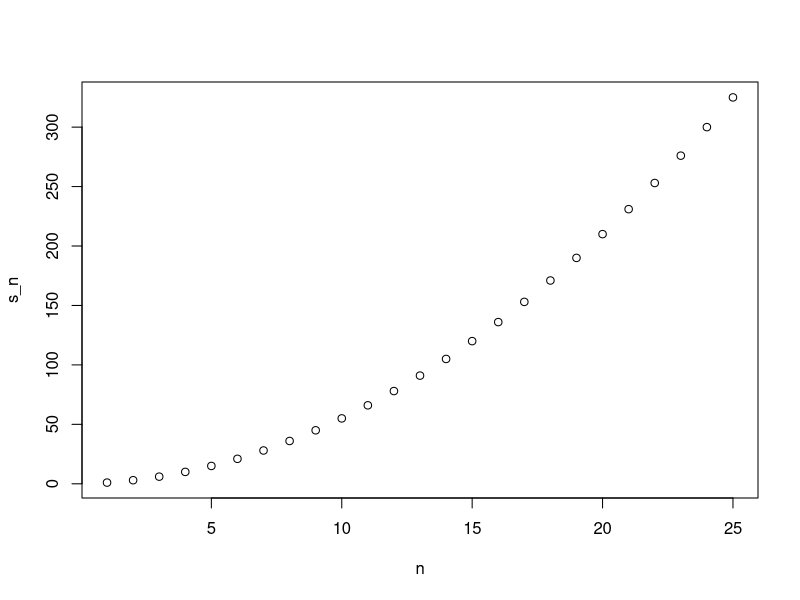
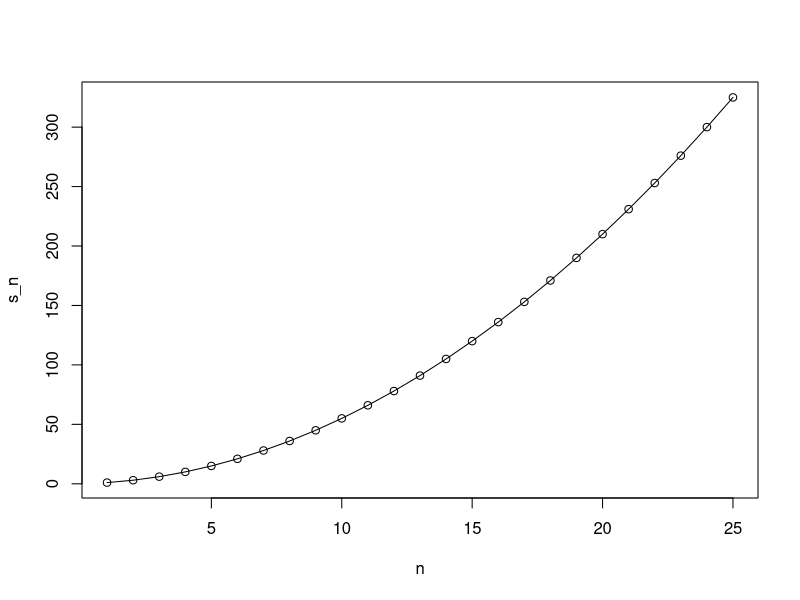
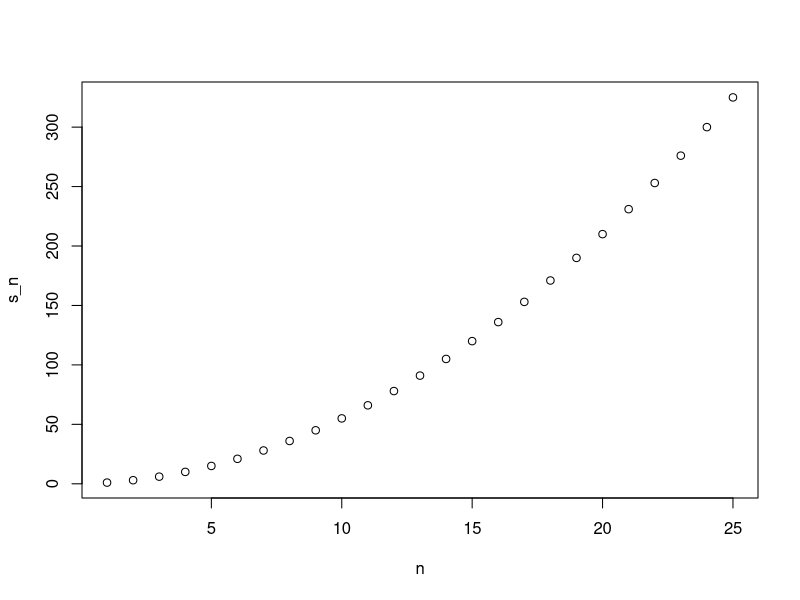
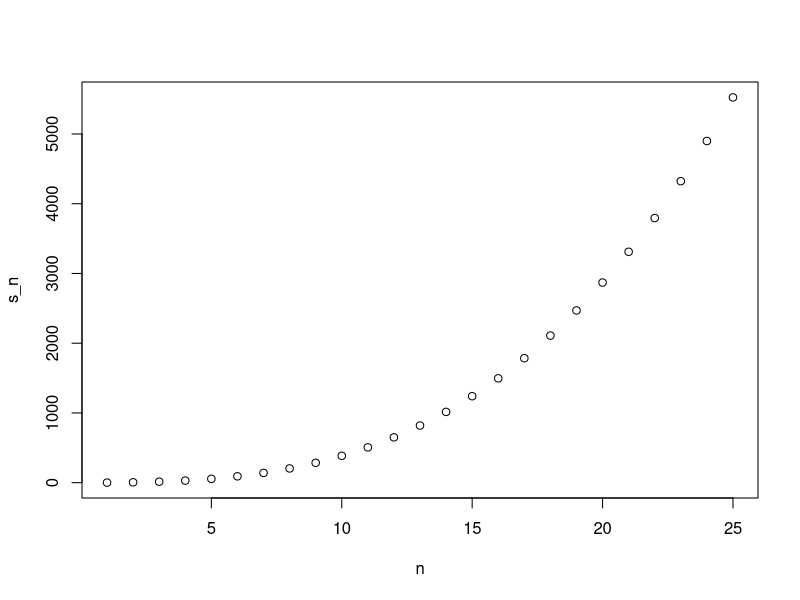

The R source for these figures, in order:
## ---- chunk 1
compute_s_n <- function(n){
  x <- 1:n
  sum(x)
}
## ---- chunk 2
for(i in 1:5){
  print(i)
}
## ---- chunk 3
m <- 25
s_n <- vector(length=m) # create an empty vector
for(n in 1:m){
  s_n[n] <- compute_s_n(n)
}
## ---- chunk 4
n <- 1:m
plot(n, s_n)
## ---- chunk 5
head(data.frame(s_n = s_n, formula = n*(n+1)/2))
## ---- chunk 6
plot(n, s_n)
lines(n, n*(n+1)/2)
## ---- chunk 7
x <- 1:10
sqrt(x)
y <- 1:10
x*y
## ---- chunk 8
n <- 1:25
compute_s_n(n)
## ---- chunk 9
x <- 1:10
sapply(x, sqrt)
## ---- chunk 10
n <- 1:25
s_n <- sapply(n, compute_s_n)
plot(n, s_n)
## ---- chunk 11
x <- c(1,2,-3,4)

if(all(x>0)){
  print("All Postives")
} else{
  print("Not all positives")
}
## ---- chunk 12
x <- c(TRUE, FALSE)
all(x)
any(x)
any(!x)
all(!x)
y <- c(TRUE, TRUE)
all(y)
any(y)
any(!y)
all(!y)
## ---- chunk 13
library(dslabs)
data("murders")
new_names <- ifelse(nchar(murders$state)>8, murders$abb, murders$state)
new_names
## ---- chunk 14
sum_n <- function(n){
  x <- 1:n
  sum(1:n)
}
sum_n(5000)
## ---- chunk 15
altman_plot <- function(x, y){
  plot(x+y, abs(x-y))
}
## ---- chunk 16
x <- 3
my_func <- function(y){
  x <- 5
  y+5
}
## ---- chunk 17
x
## ---- chunk 18
compute_s_n <- function(n){
  x <- 1:n
  sum(x^2)
}
compute_s_n(10)
## ---- chunk 19
s_n <- vector("numeric", 25)
n <- 1:25
for (i in n) {
 s_n[i] <- compute_s_n(i)
}
s_n
## ---- chunk 20
s_n <- vector("numeric", 25)
n <- 1:25
s_n <- sapply(n, compute_s_n)
s_n
## ---- chunk 21
s_n <- vector("numeric", 25)
n <- 1:25
library(purrr)
s_n <- map_dbl(n, compute_s_n)
## ---- chunk 22
plot(n, s_n)
## ---- chunk 23
s_n == n*(n+1)*(2*n+1)/6
